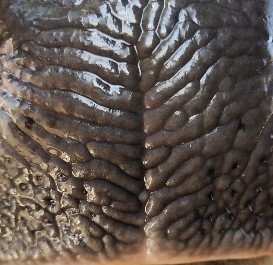
#> input picture images/abd_rahim1.jpg, 273 x 265 px
$ python -i main.py   (imports and definitions only)
#> lines starting #> are read from the running program, lines starting #| are printed output that depends on the picture; after the words box and inside, x2 and y2 are one past the last pixel; in counts of white or black regions, pixels touching at a corner belong together
#> further down, picture is the input picture: shape (265, 273, 3); mean B, G, R 78.1, 84.2, 94.9
import os
import cv2
import tkinter as tk
from tkinter import filedialog
from tkinterdnd2 import DND_FILES, TkinterDnD
from PIL import Image, ImageTk
import numpy as np
import time

# Load train model dan label dictionary
model_path = r'model//output//cowrec_knn_model.xml'
knn = cv2.ml.KNearest_load(model_path)
label_dict_path = r'model//output//label_dict.npy'
# [1 line not run here, left out]
# [1 line that did not run here, left out]
owner_dict_path = r'model//output//cows_dict.npy'
# [1 line not run here, left out]

# ORB detector
orb = cv2.ORB_create()

def convert_image(image):
    gray_image = cv2.cvtColor(image, cv2.COLOR_BGR2GRAY)
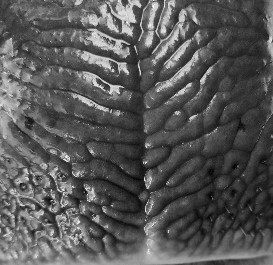
#> gray_image: shape (265, 273); min 2, max 251, mean 86.7

    adaptive_thresh = cv2.adaptiveThreshold(
        gray_image, 255, cv2.ADAPTIVE_THRESH_GAUSSIAN_C, cv2.THRESH_BINARY, 11, 2)
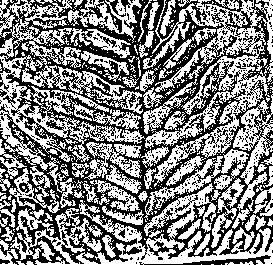
#> adaptive_thresh: shape (265, 273); 51.7% white; black in thin lines or dots

    inverted_image = cv2.bitwise_not(adaptive_thresh)
#> inverted_image: shape (265, 273); 48.3% white in thin lines or dots

    # Apli morphological operations to enhance the patterns (optional)
    kernel = np.ones((3, 3), np.uint8)
    processed_image = cv2.morphologyEx(inverted_image, cv2.MORPH_CLOSE, kernel)
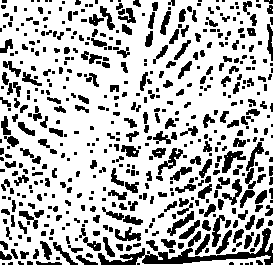
#> processed_image: shape (265, 273); 73% white; 541 black regions (263 under 20 px), largest, box (x1, y1, x2, y2) and area: (98, 228, 273, 265) 1436, (222, 151, 246, 173) 232, (158, 148, 183, 175) 213

    # Resize gambar ke 256x256 (digunakan untuk input)
    processed_image = cv2.resize(processed_image, (256, 256))
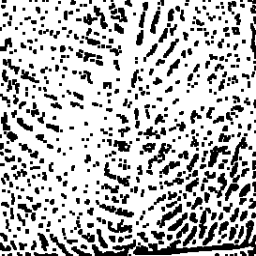
#> processed_image: shape (256, 256); min 0, max 255, mean 186.1

    return processed_image

# Function untuk input gambar ke UI (drop gambar)
# [61 lines left out: functions on_drop, process_image, display_image, not called in this run]

# Set up GUI
# [3 lines not run here, left out]

# Labels to display images
# [1 line that did not run here, left out]
# [1 line not run here, left out]
# [1 line that did not run here, left out]
# [1 line not run here, left out]

# Label to display the result
# [1 line that did not run here, left out]
# [1 line not run here, left out]

# Instructions
# [1 line that did not run here, left out]
# [8 lines not run here, left out]

>>> import cv2
>>> picture = cv2.imread('../images/abd_rahim1.jpg')
>>> result = convert_image(picture)

$ run again, on images/abd_razak1.jpg
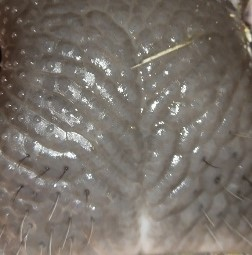
#> input picture images/abd_razak1.jpg, 252 x 255 px
#> picture is the input picture: shape (255, 252, 3); mean B, G, R 105, 113, 120.3
#> in convert_image, `adaptive_thresh = cv2.adaptiveThreshold( gray_image, 255, cv2.ADAPTIVE..`:
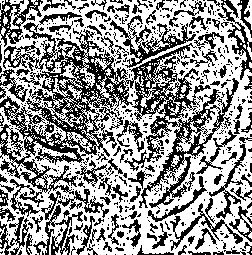
#> adaptive_thresh: shape (255, 252); 58% white; black in thin lines or dots
#> inverted_image: shape (255, 252); 42% white in thin lines or dots
#> in convert_image, `processed_image = cv2.resize(processed_image, (256, 256))`:
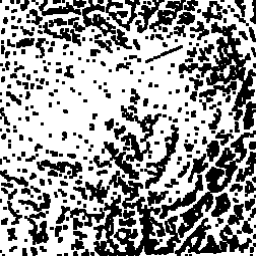
#> processed_image: shape (256, 256); min 0, max 255, mean 156.1

$ run again, on images/abd_razak10.jpg
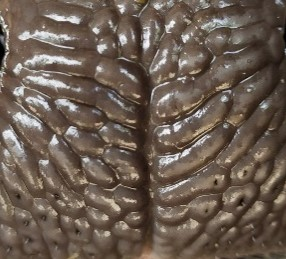
#> input picture images/abd_razak10.jpg, 286 x 259 px
#> picture is the input picture: shape (259, 286, 3); mean B, G, R 80.6, 92.2, 106.8
#> in convert_image, `adaptive_thresh = cv2.adaptiveThreshold( gray_image, 255, cv2.ADAPTIVE..`:
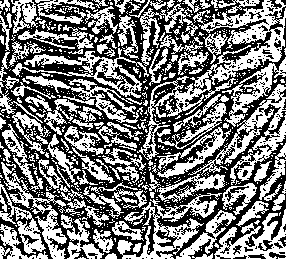
#> adaptive_thresh: shape (259, 286); 48.3% white; 655 white regions (535 under 20 px), largest, box (x1, y1, x2, y2) and area: (137, 0, 286, 160) 4002, (188, 84, 286, 185) 2145, (117, 193, 222, 259) 1987
#> in convert_image, `processed_image = cv2.resize(processed_image, (256, 256))`:
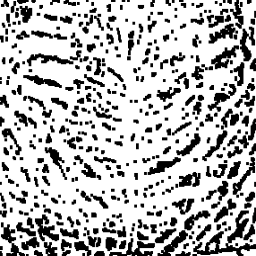
#> processed_image: shape (256, 256); min 0, max 255, mean 185.3

$ run again, on images/abd_razak11.jpg
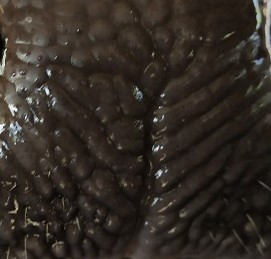
#> input picture images/abd_razak11.jpg, 271 x 259 px
#> picture is the input picture: shape (259, 271, 3); mean B, G, R 36.6, 43.2, 50.4
#> in convert_image, `adaptive_thresh = cv2.adaptiveThreshold( gray_image, 255, cv2.ADAPTIVE..`:
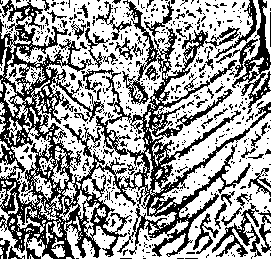
#> adaptive_thresh: shape (259, 271); 60.8% white; black in thin lines or dots
#> inverted_image: shape (259, 271); 39.2% white in thin lines or dots
#> in convert_image, `processed_image = cv2.resize(processed_image, (256, 256))`:
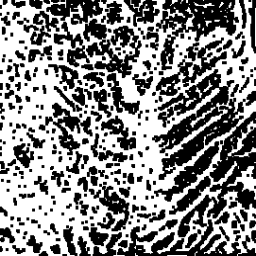
#> processed_image: shape (256, 256); min 0, max 255, mean 138.1
